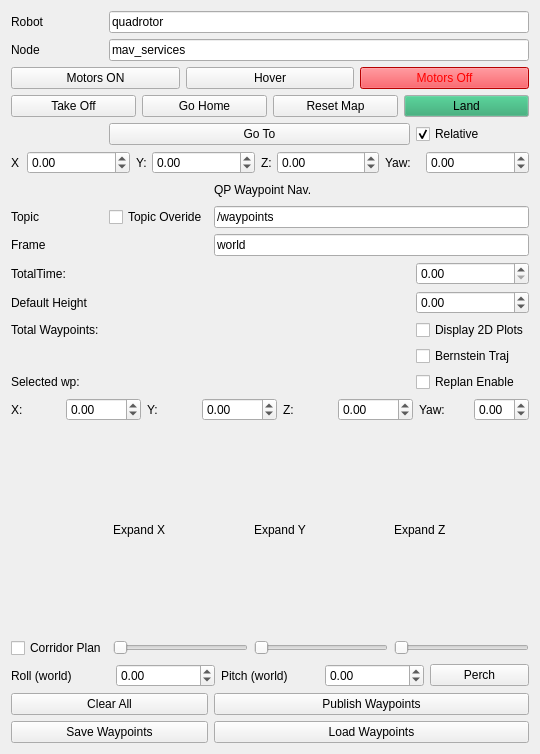
<?xml version="1.0" encoding="UTF-8"?>
<ui version="4.0">
 <class>WaypointNavigationWidget</class>
 <widget class="QWidget" name="WaypointNavigationWidget">
  <property name="geometry">
   <rect>
    <x>0</x>
    <y>0</y>
    <width>540</width>
    <height>754</height>
   </rect>
  </property>
  <property name="windowTitle">
   <string>Quadrotor Steering</string>
  </property>
  <property name="styleSheet">
   <string notr="true"/>
  </property>
  <layout class="QGridLayout" name="gridLayout">
   <item row="7" column="1" colspan="3">
    <widget class="QPushButton" name="goto_push_button">
     <property name="text">
      <string>Go To</string>
     </property>
    </widget>
   </item>
   <item row="3" column="0" colspan="5">
    <layout class="QHBoxLayout" name="horizontalLayout_7">
     <item>
      <widget class="QPushButton" name="motors_on_push_button">
       <property name="text">
        <string>Motors ON</string>
       </property>
      </widget>
     </item>
     <item>
      <widget class="QPushButton" name="hover">
       <property name="text">
        <string>Hover</string>
       </property>
      </widget>
     </item>
     <item>
      <widget class="QPushButton" name="motors_off_push_button">
       <property name="palette">
        <palette>
         <active>
          <colorrole role="WindowText">
           <brush brushstyle="SolidPattern">
            <color alpha="255">
             <red>255</red>
             <green>0</green>
             <blue>0</blue>
            </color>
           </brush>
          </colorrole>
          <colorrole role="Button">
           <brush brushstyle="SolidPattern">
            <color alpha="255">
             <red>237</red>
             <green>51</green>
             <blue>59</blue>
            </color>
           </brush>
          </colorrole>
          <colorrole role="Text">
           <brush brushstyle="SolidPattern">
            <color alpha="255">
             <red>255</red>
             <green>0</green>
             <blue>0</blue>
            </color>
           </brush>
          </colorrole>
          <colorrole role="ButtonText">
           <brush brushstyle="SolidPattern">
            <color alpha="255">
             <red>255</red>
             <green>0</green>
             <blue>0</blue>
            </color>
           </brush>
          </colorrole>
          <colorrole role="Base">
           <brush brushstyle="SolidPattern">
            <color alpha="255">
             <red>255</red>
             <green>255</green>
             <blue>255</blue>
            </color>
           </brush>
          </colorrole>
          <colorrole role="Window">
           <brush brushstyle="SolidPattern">
            <color alpha="255">
             <red>255</red>
             <green>0</green>
             <blue>0</blue>
            </color>
           </brush>
          </colorrole>
          <colorrole role="PlaceholderText">
           <brush brushstyle="SolidPattern">
            <color alpha="255">
             <red>255</red>
             <green>0</green>
             <blue>0</blue>
            </color>
           </brush>
          </colorrole>
         </active>
         <inactive>
          <colorrole role="WindowText">
           <brush brushstyle="SolidPattern">
            <color alpha="255">
             <red>255</red>
             <green>0</green>
             <blue>0</blue>
            </color>
           </brush>
          </colorrole>
          <colorrole role="Button">
           <brush brushstyle="SolidPattern">
            <color alpha="255">
             <red>237</red>
             <green>51</green>
             <blue>59</blue>
            </color>
           </brush>
          </colorrole>
          <colorrole role="Text">
           <brush brushstyle="SolidPattern">
            <color alpha="255">
             <red>255</red>
             <green>0</green>
             <blue>0</blue>
            </color>
           </brush>
          </colorrole>
          <colorrole role="ButtonText">
           <brush brushstyle="SolidPattern">
            <color alpha="255">
             <red>255</red>
             <green>0</green>
             <blue>0</blue>
            </color>
           </brush>
          </colorrole>
          <colorrole role="Base">
           <brush brushstyle="SolidPattern">
            <color alpha="255">
             <red>255</red>
             <green>255</green>
             <blue>255</blue>
            </color>
           </brush>
          </colorrole>
          <colorrole role="Window">
           <brush brushstyle="SolidPattern">
            <color alpha="255">
             <red>255</red>
             <green>0</green>
             <blue>0</blue>
            </color>
           </brush>
          </colorrole>
          <colorrole role="PlaceholderText">
           <brush brushstyle="SolidPattern">
            <color alpha="255">
             <red>255</red>
             <green>0</green>
             <blue>0</blue>
            </color>
           </brush>
          </colorrole>
         </inactive>
         <disabled>
          <colorrole role="WindowText">
           <brush brushstyle="SolidPattern">
            <color alpha="255">
             <red>255</red>
             <green>0</green>
             <blue>0</blue>
            </color>
           </brush>
          </colorrole>
          <colorrole role="Button">
           <brush brushstyle="SolidPattern">
            <color alpha="255">
             <red>237</red>
             <green>51</green>
             <blue>59</blue>
            </color>
           </brush>
          </colorrole>
          <colorrole role="Text">
           <brush brushstyle="SolidPattern">
            <color alpha="255">
             <red>255</red>
             <green>0</green>
             <blue>0</blue>
            </color>
           </brush>
          </colorrole>
          <colorrole role="ButtonText">
           <brush brushstyle="SolidPattern">
            <color alpha="255">
             <red>255</red>
             <green>0</green>
             <blue>0</blue>
            </color>
           </brush>
          </colorrole>
          <colorrole role="Base">
           <brush brushstyle="SolidPattern">
            <color alpha="255">
             <red>255</red>
             <green>0</green>
             <blue>0</blue>
            </color>
           </brush>
          </colorrole>
          <colorrole role="Window">
           <brush brushstyle="SolidPattern">
            <color alpha="255">
             <red>255</red>
             <green>0</green>
             <blue>0</blue>
            </color>
           </brush>
          </colorrole>
          <colorrole role="PlaceholderText">
           <brush brushstyle="SolidPattern">
            <color alpha="255">
             <red>255</red>
             <green>0</green>
             <blue>0</blue>
            </color>
           </brush>
          </colorrole>
         </disabled>
        </palette>
       </property>
       <property name="styleSheet">
        <string notr="true">color: rgb(255, 0, 0);</string>
       </property>
       <property name="text">
        <string>Motors Off</string>
       </property>
      </widget>
     </item>
    </layout>
   </item>
   <item row="13" column="0">
    <widget class="QLabel" name="label_time">
     <property name="text">
      <string>TotalTime: </string>
     </property>
    </widget>
   </item>
   <item row="8" column="0" colspan="5">
    <layout class="QHBoxLayout" name="horizontalLayout_2">
     <item>
      <widget class="QLabel" name="label">
       <property name="maximumSize">
        <size>
         <width>10</width>
         <height>16777215</height>
        </size>
       </property>
       <property name="text">
        <string>X</string>
       </property>
      </widget>
     </item>
     <item>
      <widget class="QDoubleSpinBox" name="x_doubleSpinBox_gt">
       <property name="minimum">
        <double>-99.000000000000000</double>
       </property>
      </widget>
     </item>
     <item>
      <widget class="QLabel" name="label_2">
       <property name="maximumSize">
        <size>
         <width>10</width>
         <height>16777215</height>
        </size>
       </property>
       <property name="text">
        <string>Y:</string>
       </property>
      </widget>
     </item>
     <item>
      <widget class="QDoubleSpinBox" name="y_doubleSpinBox_gt">
       <property name="minimum">
        <double>-99.000000000000000</double>
       </property>
      </widget>
     </item>
     <item>
      <widget class="QLabel" name="label_3">
       <property name="maximumSize">
        <size>
         <width>10</width>
         <height>16777215</height>
        </size>
       </property>
       <property name="text">
        <string>Z:</string>
       </property>
      </widget>
     </item>
     <item>
      <widget class="QDoubleSpinBox" name="z_doubleSpinBox_gt">
       <property name="minimum">
        <double>-99.000000000000000</double>
       </property>
      </widget>
     </item>
     <item>
      <widget class="QLabel" name="label_4">
       <property name="maximumSize">
        <size>
         <width>35</width>
         <height>16777215</height>
        </size>
       </property>
       <property name="text">
        <string>Yaw:</string>
       </property>
      </widget>
     </item>
     <item>
      <widget class="QDoubleSpinBox" name="yaw_doubleSpinBox_gt">
       <property name="minimum">
        <double>-99.000000000000000</double>
       </property>
      </widget>
     </item>
    </layout>
   </item>
   <item row="10" column="2" colspan="3">
    <widget class="QLineEdit" name="topic_line_edit">
     <property name="text">
      <string>/waypoints</string>
     </property>
    </widget>
   </item>
   <item row="2" column="0">
    <widget class="QLabel" name="label_6">
     <property name="text">
      <string>Node</string>
     </property>
    </widget>
   </item>
   <item row="17" column="4">
    <widget class="QCheckBox" name="bern_enable">
     <property name="text">
      <string>Bernstein Traj</string>
     </property>
    </widget>
   </item>
   <item row="10" column="1">
    <widget class="QCheckBox" name="topic_overide">
     <property name="text">
      <string>Topic Overide</string>
     </property>
    </widget>
   </item>
   <item row="15" column="0">
    <widget class="QLabel" name="wp_height_label">
     <property name="text">
      <string>Default Height</string>
     </property>
    </widget>
   </item>
   <item row="0" column="0">
    <widget class="QLabel" name="label_5">
     <property name="text">
      <string>Robot </string>
     </property>
    </widget>
   </item>
   <item row="24" column="0" colspan="5">
    <layout class="QGridLayout" name="gridLayout_2">
     <item row="0" column="1">
      <widget class="QLabel" name="label_8">
       <property name="text">
        <string>Expand X</string>
       </property>
      </widget>
     </item>
     <item row="1" column="3">
      <widget class="QSlider" name="z_size">
       <property name="orientation">
        <enum>Qt::Horizontal</enum>
       </property>
      </widget>
     </item>
     <item row="1" column="2">
      <widget class="QSlider" name="y_size">
       <property name="orientation">
        <enum>Qt::Horizontal</enum>
       </property>
      </widget>
     </item>
     <item row="0" column="2">
      <widget class="QLabel" name="label_9">
       <property name="text">
        <string>Expand Y</string>
       </property>
      </widget>
     </item>
     <item row="1" column="0">
      <widget class="QCheckBox" name="bern_ineq_en">
       <property name="text">
        <string>Corridor Plan</string>
       </property>
      </widget>
     </item>
     <item row="0" column="3">
      <widget class="QLabel" name="label_10">
       <property name="text">
        <string>Expand Z</string>
       </property>
      </widget>
     </item>
     <item row="1" column="1">
      <widget class="QSlider" name="x_size">
       <property name="orientation">
        <enum>Qt::Horizontal</enum>
       </property>
      </widget>
     </item>
    </layout>
   </item>
   <item row="10" column="0">
    <widget class="QLabel" name="label_topic">
     <property name="text">
      <string>Topic</string>
     </property>
    </widget>
   </item>
   <item row="19" column="2">
    <widget class="QLabel" name="sel_wp_label">
     <property name="text">
      <string/>
     </property>
    </widget>
   </item>
   <item row="2" column="1" colspan="4">
    <widget class="QLineEdit" name="node_name_line_edit">
     <property name="text">
      <string>mav_services</string>
     </property>
    </widget>
   </item>
   <item row="26" column="2" colspan="3">
    <widget class="QPushButton" name="publish_wp_button">
     <property name="text">
      <string>Publish Waypoints</string>
     </property>
    </widget>
   </item>
   <item row="7" column="4">
    <widget class="QCheckBox" name="relative_checkbox">
     <property name="enabled">
      <bool>true</bool>
     </property>
     <property name="tabletTracking">
      <bool>false</bool>
     </property>
     <property name="text">
      <string>Relative</string>
     </property>
     <property name="checked">
      <bool>true</bool>
     </property>
    </widget>
   </item>
   <item row="13" column="4">
    <widget class="QDoubleSpinBox" name="TimeBox"/>
   </item>
   <item row="27" column="2" colspan="3">
    <widget class="QPushButton" name="load_wp_button">
     <property name="text">
      <string>Load Waypoints</string>
     </property>
    </widget>
   </item>
   <item row="19" column="0">
    <widget class="QLabel" name="sel_label">
     <property name="text">
      <string>Selected wp: </string>
     </property>
    </widget>
   </item>
   <item row="11" column="2" colspan="3">
    <widget class="QLineEdit" name="frame_line_edit">
     <property name="text">
      <string>world</string>
     </property>
    </widget>
   </item>
   <item row="9" column="2">
    <widget class="QLabel" name="label_7">
     <property name="maximumSize">
      <size>
       <width>16777215</width>
       <height>20</height>
      </size>
     </property>
     <property name="text">
      <string>QP Waypoint Nav.</string>
     </property>
    </widget>
   </item>
   <item row="15" column="4">
    <widget class="QDoubleSpinBox" name="wp_height_doubleSpinBox">
     <property name="minimum">
      <double>-5.000000000000000</double>
     </property>
     <property name="singleStep">
      <double>0.100000000000000</double>
     </property>
    </widget>
   </item>
   <item row="16" column="4">
    <widget class="QCheckBox" name="display2D">
     <property name="text">
      <string>Display 2D Plots</string>
     </property>
    </widget>
   </item>
   <item row="21" column="0" colspan="5">
    <layout class="QHBoxLayout" name="horizontalLayout">
     <item>
      <widget class="QLabel" name="x_label">
       <property name="text">
        <string>X:</string>
       </property>
      </widget>
     </item>
     <item>
      <widget class="QDoubleSpinBox" name="x_doubleSpinBox">
       <property name="minimum">
        <double>-1000.000000000000000</double>
       </property>
       <property name="maximum">
        <double>1000.000000000000000</double>
       </property>
       <property name="singleStep">
        <double>0.500000000000000</double>
       </property>
      </widget>
     </item>
     <item>
      <widget class="QLabel" name="y_label">
       <property name="text">
        <string>Y:</string>
       </property>
      </widget>
     </item>
     <item>
      <widget class="QDoubleSpinBox" name="y_doubleSpinBox">
       <property name="minimum">
        <double>-1000.000000000000000</double>
       </property>
       <property name="maximum">
        <double>1000.000000000000000</double>
       </property>
       <property name="singleStep">
        <double>0.500000000000000</double>
       </property>
      </widget>
     </item>
     <item>
      <widget class="QLabel" name="z_label">
       <property name="text">
        <string>Z:</string>
       </property>
      </widget>
     </item>
     <item>
      <widget class="QDoubleSpinBox" name="z_doubleSpinBox">
       <property name="minimum">
        <double>-1000.000000000000000</double>
       </property>
       <property name="maximum">
        <double>1000.000000000000000</double>
       </property>
       <property name="singleStep">
        <double>0.500000000000000</double>
       </property>
      </widget>
     </item>
     <item>
      <widget class="QLabel" name="yaw_label">
       <property name="text">
        <string>Yaw:</string>
       </property>
      </widget>
     </item>
     <item>
      <widget class="QDoubleSpinBox" name="yaw_doubleSpinBox">
       <property name="minimum">
        <double>-3.150000000000000</double>
       </property>
       <property name="maximum">
        <double>3.150000000000000</double>
       </property>
       <property name="singleStep">
        <double>0.100000000000000</double>
       </property>
      </widget>
     </item>
    </layout>
   </item>
   <item row="11" column="0">
    <widget class="QLabel" name="label_frame">
     <property name="text">
      <string>Frame</string>
     </property>
    </widget>
   </item>
   <item row="5" column="0" colspan="5">
    <layout class="QHBoxLayout" name="horizontalLayout_8">
     <item>
      <widget class="QPushButton" name="takeoff_push_button">
       <property name="text">
        <string>Take Off</string>
       </property>
      </widget>
     </item>
     <item>
      <widget class="QPushButton" name="go_home_button">
       <property name="text">
        <string>Go Home</string>
       </property>
      </widget>
     </item>
     <item>
      <widget class="QPushButton" name="reset_map">
       <property name="text">
        <string>Reset Map</string>
       </property>
      </widget>
     </item>
     <item>
      <widget class="QPushButton" name="land_push_button">
       <property name="palette">
        <palette>
         <active>
          <colorrole role="Button">
           <brush brushstyle="SolidPattern">
            <color alpha="255">
             <red>38</red>
             <green>162</green>
             <blue>105</blue>
            </color>
           </brush>
          </colorrole>
          <colorrole role="Base">
           <brush brushstyle="SolidPattern">
            <color alpha="255">
             <red>255</red>
             <green>255</green>
             <blue>255</blue>
            </color>
           </brush>
          </colorrole>
         </active>
         <inactive>
          <colorrole role="Button">
           <brush brushstyle="SolidPattern">
            <color alpha="255">
             <red>38</red>
             <green>162</green>
             <blue>105</blue>
            </color>
           </brush>
          </colorrole>
          <colorrole role="Base">
           <brush brushstyle="SolidPattern">
            <color alpha="255">
             <red>255</red>
             <green>255</green>
             <blue>255</blue>
            </color>
           </brush>
          </colorrole>
         </inactive>
         <disabled>
          <colorrole role="Button">
           <brush brushstyle="SolidPattern">
            <color alpha="255">
             <red>38</red>
             <green>162</green>
             <blue>105</blue>
            </color>
           </brush>
          </colorrole>
          <colorrole role="Base">
           <brush brushstyle="SolidPattern">
            <color alpha="255">
             <red>239</red>
             <green>239</green>
             <blue>239</blue>
            </color>
           </brush>
          </colorrole>
         </disabled>
        </palette>
       </property>
       <property name="text">
        <string>Land</string>
       </property>
      </widget>
     </item>
    </layout>
   </item>
   <item row="19" column="4">
    <widget class="QCheckBox" name="replan_enable">
     <property name="text">
      <string>Replan Enable</string>
     </property>
    </widget>
   </item>
   <item row="16" column="0">
    <widget class="QLabel" name="waypoint_count_label">
     <property name="text">
      <string>Total Waypoints: </string>
     </property>
    </widget>
   </item>
   <item row="0" column="1" colspan="4">
    <widget class="QLineEdit" name="robot_name_line_edit">
     <property name="inputMask">
      <string/>
     </property>
     <property name="text">
      <string>quadrotor</string>
     </property>
    </widget>
   </item>
   <item row="26" column="0" colspan="2">
    <widget class="QPushButton" name="clear_all_button">
     <property name="text">
      <string>Clear All</string>
     </property>
    </widget>
   </item>
   <item row="27" column="0" colspan="2">
    <widget class="QPushButton" name="save_wp_button">
     <property name="text">
      <string>Save Waypoints</string>
     </property>
    </widget>
   </item>
   <item row="25" column="0" colspan="5">
    <layout class="QHBoxLayout" name="horizontalLayout_3">
     <item>
      <widget class="QLabel" name="label_11">
       <property name="text">
        <string>Roll (world)</string>
       </property>
      </widget>
     </item>
     <item>
      <widget class="QDoubleSpinBox" name="doubleSpinBox">
       <property name="minimum">
        <double>-1.570000000000000</double>
       </property>
       <property name="maximum">
        <double>1.570000000000000</double>
       </property>
       <property name="value">
        <double>0.000000000000000</double>
       </property>
      </widget>
     </item>
     <item>
      <widget class="QLabel" name="label_12">
       <property name="text">
        <string>Pitch (world)</string>
       </property>
      </widget>
     </item>
     <item>
      <widget class="QDoubleSpinBox" name="doubleSpinBox_2">
       <property name="minimum">
        <double>-1.570000000000000</double>
       </property>
       <property name="maximum">
        <double>1.570000000000000</double>
       </property>
      </widget>
     </item>
     <item>
      <widget class="QPushButton" name="perch">
       <property name="text">
        <string>Perch</string>
       </property>
      </widget>
     </item>
    </layout>
   </item>
  </layout>
 </widget>
 <resources/>
 <connections/>
</ui>
